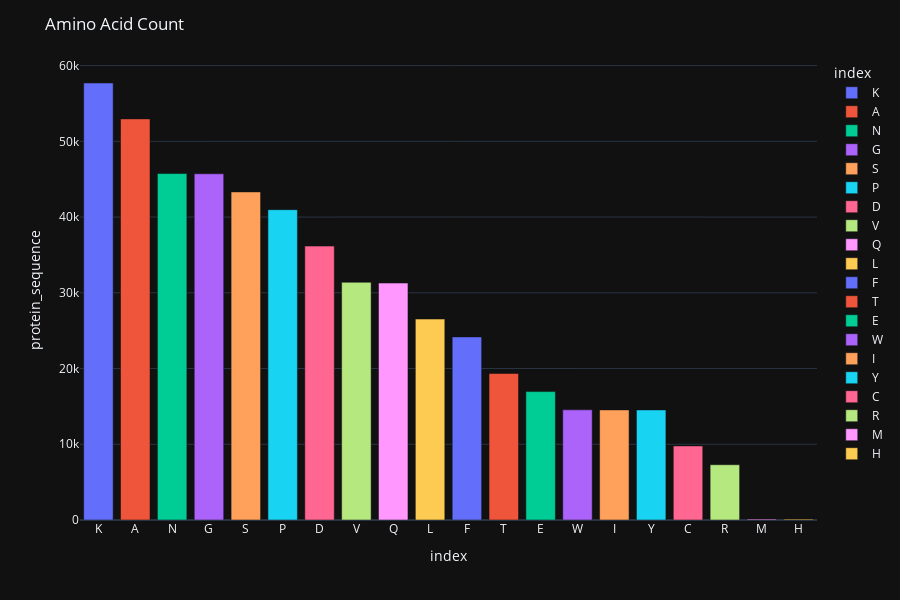

Notebook cell for this chart:
### Code cell
fig = px.bar(amino_count, x=amino_count.index, y='protein_sequence', color=amino_count.index)
fig.update_layout(
    title='Amino Acid Count',
    height=600,
    template='plotly_dark'
)
fig.show()

### Figure 1 — Plotly figure (JSON) as saved in the notebook; plotly's stock layout.template omitted (floating-point values rounded to 4 significant figures)
{"data": [{"alignmentgroup": "True", "hovertemplate": "index=%{x}<br>protein_sequence=%{y}<extra></extra>", "legendgroup": "K", "marker": {"color": "#636efa", "pattern": {"shape": ""}}, "name": "K", "offsetgroup": "K", "orientation": "v", "showlegend": true, "textposition": "auto", "type": "bar", "x": ["K"], "xaxis": "x", "y": [57702], "yaxis": "y"}, {"alignmentgroup": "True", "hovertemplate": "index=%{x}<br>protein_sequence=%{y}<extra></extra>", "legendgroup": "A", "marker": {"color": "#EF553B", "pattern": {"shape": ""}}, "name": "A", "offsetgroup": "A", "orientation": "v", "showlegend": true, "textposition": "auto", "type": "bar", "x": ["A"], "xaxis": "x", "y": [52964], "yaxis": "y"}, {"alignmentgroup": "True", "hovertemplate": "index=%{x}<br>protein_sequence=%{y}<extra></extra>", "legendgroup": "N", "marker": {"color": "#00cc96", "pattern": {"shape": ""}}, "name": "N", "offsetgroup": "N", "orientation": "v", "showlegend": true, "textposition": "auto", "type": "bar", "x": ["N"], "xaxis": "x", "y": [45745], "yaxis": "y"}, {"alignmentgroup": "True", "hovertemplate": "index=%{x}<br>protein_sequence=%{y}<extra></extra>", "legendgroup": "G", "marker": {"color": "#ab63fa", "pattern": {"shape": ""}}, "name": "G", "offsetgroup": "G", "orientation": "v", "showlegend": true, "textposition": "auto", "type": "bar", "x": ["G"], "xaxis": "x", "y": [45711], "yaxis": "y"}, {"alignmentgroup": "True", "hovertemplate": "index=%{x}<br>protein_sequence=%{y}<extra></extra>", "legendgroup": "S", "marker": {"color": "#FFA15A", "pattern": {"shape": ""}}, "name": "S", "offsetgroup": "S", "orientation": "v", "showlegend": true, "textposition": "auto", "type": "bar", "x": ["S"], "xaxis": "x", "y": [43322], "yaxis": "y"}, {"alignmentgroup": "True", "hovertemplate": "index=%{x}<br>protein_sequence=%{y}<extra></extra>", "legendgroup": "P", "marker": {"color": "#19d3f3", "pattern": {"shape": ""}}, "name": "P", "offsetgroup": "P", "orientation": "v", "showlegend": true, "textposition": "auto", "type": "bar", "x": ["P"], "xaxis": "x", "y": [40975], "yaxis": "y"}, {"alignmentgroup": "True", "hovertemplate": "index=%{x}<br>protein_sequence=%{y}<extra></extra>", "legendgroup": "D", "marker": {"color": "#FF6692", "pattern": {"shape": ""}}, "name": "D", "offsetgroup": "D", "orientation": "v", "showlegend": true, "textposition": "auto", "type": "bar", "x": ["D"], "xaxis": "x", "y": [36167], "yaxis": "y"}, {"alignmentgroup": "True", "hovertemplate": "index=%{x}<br>protein_sequence=%{y}<extra></extra>", "legendgroup": "V", "marker": {"color": "#B6E880", "pattern": {"shape": ""}}, "name": "V", "offsetgroup": "V", "orientation": "v", "showlegend": true, "textposition": "auto", "type": "bar", "x": ["V"], "xaxis": "x", "y": [31385], "yaxis": "y"}, {"alignmentgroup": "True", "hovertemplate": "index=%{x}<br>protein_sequence=%{y}<extra></extra>", "legendgroup": "Q", "marker": {"color": "#FF97FF", "pattern": {"shape": ""}}, "name": "Q", "offsetgroup": "Q", "orientation": "v", "showlegend": true, "textposition": "auto", "type": "bar", "x": ["Q"], "xaxis": "x", "y": [31284], "yaxis": "y"}, {"alignmentgroup": "True", "hovertemplate": "index=%{x}<br>protein_sequence=%{y}<extra></extra>", "legendgroup": "L", "marker": {"color": "#FECB52", "pattern": {"shape": ""}}, "name": "L", "offsetgroup": "L", "orientation": "v", "showlegend": true, "textposition": "auto", "type": "bar", "x": ["L"], "xaxis": "x", "y": [26531], "yaxis": "y"}, {"alignmentgroup": "True", "hovertemplate": "index=%{x}<br>protein_sequence=%{y}<extra></extra>", "legendgroup": "F", "marker": {"color": "#636efa", "pattern": {"shape": ""}}, "name": "F", "offsetgroup": "F", "orientation": "v", "showlegend": true, "textposition": "auto", "type": "bar", "x": ["F"], "xaxis": "x", "y": [24175], "yaxis": "y"}, {"alignmentgroup": "True", "hovertemplate": "index=%{x}<br>protein_sequence=%{y}<extra></extra>", "legendgroup": "T", "marker": {"color": "#EF553B", "pattern": {"shape": ""}}, "name": "T", "offsetgroup": "T", "orientation": "v", "showlegend": true, "textposition": "auto", "type": "bar", "x": ["T"], "xaxis": "x", "y": [19343], "yaxis": "y"}, {"alignmentgroup": "True", "hovertemplate": "index=%{x}<br>protein_sequence=%{y}<extra></extra>", "legendgroup": "E", "marker": {"color": "#00cc96", "pattern": {"shape": ""}}, "name": "E", "offsetgroup": "E", "orientation": "v", "showlegend": true, "textposition": "auto", "type": "bar", "x": ["E"], "xaxis": "x", "y": [16955], "yaxis": "y"}, {"alignmentgroup": "True", "hovertemplate": "index=%{x}<br>protein_sequence=%{y}<extra></extra>", "legendgroup": "W", "marker": {"color": "#ab63fa", "pattern": {"shape": ""}}, "name": "W", "offsetgroup": "W", "orientation": "v", "showlegend": true, "textposition": "auto", "type": "bar", "x": ["W"], "xaxis": "x", "y": [14545], "yaxis": "y"}, {"alignmentgroup": "True", "hovertemplate": "index=%{x}<br>protein_sequence=%{y}<extra></extra>", "legendgroup": "I", "marker": {"color": "#FFA15A", "pattern": {"shape": ""}}, "name": "I", "offsetgroup": "I", "orientation": "v", "showlegend": true, "textposition": "auto", "type": "bar", "x": ["I"], "xaxis": "x", "y": [14536], "yaxis": "y"}, {"alignmentgroup": "True", "hovertemplate": "index=%{x}<br>protein_sequence=%{y}<extra></extra>", "legendgroup": "Y", "marker": {"color": "#19d3f3", "pattern": {"shape": ""}}, "name": "Y", "offsetgroup": "Y", "orientation": "v", "showlegend": true, "textposition": "auto", "type": "bar", "x": ["Y"], "xaxis": "x", "y": [14534], "yaxis": "y"}, {"alignmentgroup": "True", "hovertemplate": "index=%{x}<br>protein_sequence=%{y}<extra></extra>", "legendgroup": "C", "marker": {"color": "#FF6692", "pattern": {"shape": ""}}, "name": "C", "offsetgroup": "C", "orientation": "v", "showlegend": true, "textposition": "auto", "type": "bar", "x": ["C"], "xaxis": "x", "y": [9782], "yaxis": "y"}, {"alignmentgroup": "True", "hovertemplate": "index=%{x}<br>protein_sequence=%{y}<extra></extra>", "legendgroup": "R", "marker": {"color": "#B6E880", "pattern": {"shape": ""}}, "name": "R", "offsetgroup": "R", "orientation": "v", "showlegend": true, "textposition": "auto", "type": "bar", "x": ["R"], "xaxis": "x", "y": [7299], "yaxis": "y"}, {"alignmentgroup": "True", "hovertemplate": "index=%{x}<br>protein_sequence=%{y}<extra></extra>", "legendgroup": "M", "marker": {"color": "#FF97FF", "pattern": {"shape": ""}}, "name": "M", "offsetgroup": "M", "orientation": "v", "showlegend": true, "textposition": "auto", "type": "bar", "x": ["M"], "xaxis": "x", "y": [123], "yaxis": "y"}, {"alignmentgroup": "True", "hovertemplate": "index=%{x}<br>protein_sequence=%{y}<extra></extra>", "legendgroup": "H", "marker": {"color": "#FECB52", "pattern": {"shape": ""}}, "name": "H", "offsetgroup": "H", "orientation": "v", "showlegend": true, "textposition": "auto", "type": "bar", "x": ["H"], "xaxis": "x", "y": [118], "yaxis": "y"}], "layout": {"barmode": "relative", "height": 600, "legend": {"title": {"text": "index"}, "tracegroupgap": 0}, "margin": {"t": 60}, "title": {"text": "Amino Acid Count"}, "xaxis": {"anchor": "y", "categoryarray": ["K", "A", "N", "G", "S", "P", "D", "V", "Q", "L", "F", "T", "E", "W", "I", "Y", "C", "R", "M", "H"], "categoryorder": "array", "domain": [0, 1], "title": {"text": "index"}}, "yaxis": {"anchor": "x", "domain": [0, 1], "title": {"text": "protein_sequence"}}}}
